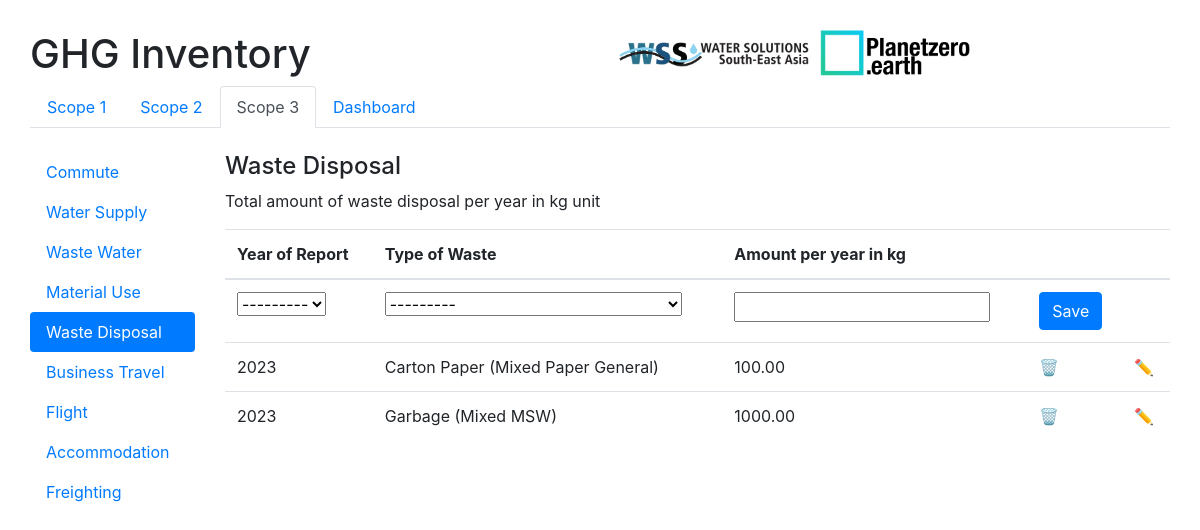
The page /ghg/scope3/disposal/ on the database its author committed.
### ghg_inventory/models.py (models this page shows)
class Disposal(models.Model):
    inventory_year = models.ForeignKey(Inventory_Year, on_delete=models.CASCADE)
    DISPOSAL_CHOICES = [
        ('Carton Paper (Mixed Paper General)', 'Carton Paper (Mixed Paper General)'),
        ('Garbage (Mixed MSW)', 'Garbage (Mixed MSW)'),
        ('Plastic (Mixed Plastic)', 'Plastic (Mixed Plastic)'),
    ]
    type = models.CharField(max_length=40, choices=DISPOSAL_CHOICES)
    quantity = models.DecimalField(max_digits=10, decimal_places=2)
    emission = models.FloatField()

class Inventory_Year(models.Model):
    year_choices = [(year, year) for year in range(2023, 2030)]
    year = models.IntegerField(choices=year_choices)
    def __str__(self):
        return str(self.year)

### ghg_inventory/views.py (the view, shortened to what this page needs)
# urls.py: path('scope3/disposal/', views.disposal, name='disposal'),
def disposal(request):
    disposal = Disposal_Form(prefix='disposal')
    disposals = Disposal.objects.all()
    context_disposal = {'disposal': disposal, 'disposals': disposals}
    return render(request, 'ghg_inventory/scope3_disposal.html', context_disposal)

### ghg_inventory/forms.py
class Disposal_Form(forms.ModelForm):
    class Meta:
        model = Disposal
        fields = ['inventory_year', 'type', 'quantity']

### ghg_inventory/templates/ghg_inventory/scope3_disposal.html (shortened to what this page needs)
{% extends 'ghg_inventory/base_scope3.html' %}
{% block content %}
    <div class="row">
        <div class="col-2">
            <ul class="nav nav-pills flex-column">
                <li class="nav-item">
                    <a class="nav-link " href="{% url 'commute' %}">Commute</a>
                </li>
                <li class="nav-item">
                    <a class="nav-link "  href="{% url 'water' %}">Water Supply</a>
                </li>
                <li class="nav-item">
                    <a class="nav-link " href="{% url 'wastewater' %}">Waste Water</a>
                </li>
                <li class="nav-item">
                    <a class="nav-link"  href="{% url 'material' %}">Material Use</a>
                </li>
                <li class="nav-item">
                    <a class="nav-link active "  href="{% url 'disposal' %}">Waste Disposal</a>
                </li>
                <li class="nav-item">
                    <a class="nav-link "  href="{% url 'travel' %}">Business Travel</a>
                </li>
                <li class="nav-item">
                    <a class="nav-link "  href="{% url 'flight' %}"> Flight </a>
                </li>
                <li class="nav-item">
                    <a class="nav-link "  href="{% url 'accommodation' %}">Accommodation</a>
                </li>
                <li class="nav-item">
                    <a class="nav-link "  href="{% url 'freighting' %}">Freighting</a>
                </li>
            </ul>
        </div>
        <div class="col">
            <h4> Waste Disposal</h4>
            <p> Total amount of waste disposal per year in kg unit</p>
            <form method="post">
            <table class="table table-hover">
                <thead>
                    <tr>
                        <th>Year of Report</th>
                        <th>Type of Waste</th>
                        <th>Amount per year in kg</th>
                        <th></th>
                        <th></th>
                    </tr>
                </thead>
                <tbody>
                    <tr>
                        <td> {{ disposal.inventory_year }} </td>
                        <td>{{ disposal.type}}</td>
                        <td>{{ disposal.quantity}}</td>
                        <td><button type="submit" class="btn btn-primary">Save</button></td>
                        <td></td>
                    </tr>
                        {% for item in disposals %}
                            <tr>
                                <td>{{ item.inventory_year }}</td>
                                <td>{{ item.type}}</td>
                                <td>{{ item.quantity}}</td>
                                <td><a href="{% url 'disposal_delete' item.id %}">🗑️</a></td>
                                <td><a href="{% url 'disposal_update' item.id %}">✏️</a></td>
                            </tr>
                        {% endfor %}
                </tbody>
            </table>
            </form>
        </div>
    </div>
{% endblock %}

### rows shown on the page
Disposal: inventory_year "2023", type "Carton Paper (Mixed Paper General)", quantity "100.00"
Disposal: inventory_year "2023", type "Garbage (Mixed MSW)", quantity "1000.00"
